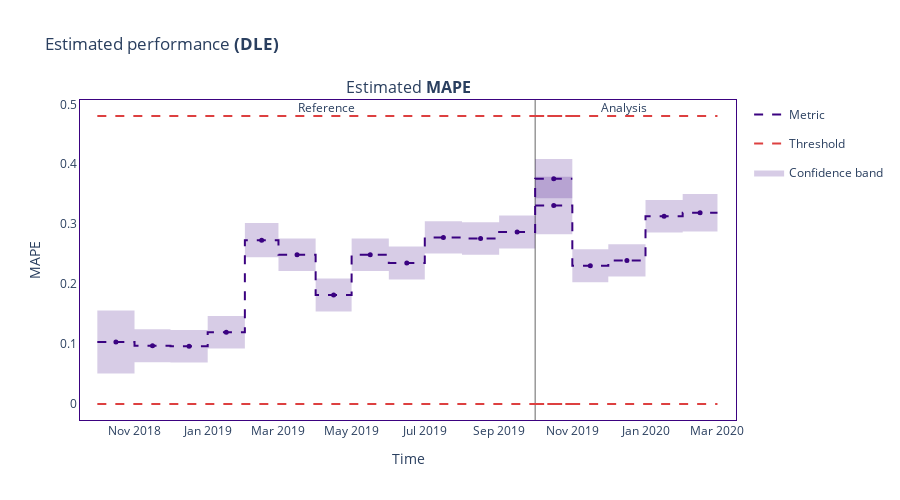

Write notebook code for a chart like this one.
### Code cell
pe_result[99].plot()

### Figure 1 — Plotly figure (JSON) as saved in the notebook; plotly's stock layout.template omitted (floating-point values rounded to 4 significant figures)
{"data": [{"hoverinfo": "skip", "legendgroup": "metric_reference", "line": {"color": "#3b0280", "dash": "dash", "shape": "hv", "width": 2}, "mode": "lines", "name": "Metric", "showlegend": true, "type": "scatter", "x": ["2018-10-01T00:00:00", "2018-11-01T00:00:00", "2018-12-01T00:00:00", "2019-01-01T00:00:00", "2019-02-01T00:00:00", "2019-03-01T00:00:00", "2019-04-01T00:00:00", "2019-05-01T00:00:00", "2019-06-01T00:00:00", "2019-07-01T00:00:00", "2019-08-01T00:00:00", "2019-09-01T00:00:00", "2019-10-01T00:00:00", "2019-10-31T23:59:59.999999999"], "xaxis": "x", "y": [0.1035, 0.09713, 0.0962, 0.1196, 0.2733, 0.2489, 0.1819, 0.2491, 0.2351, 0.278, 0.2762, 0.2871, 0.3759, 0.3759], "yaxis": "y"}, {"customdata": [["Estimated <b>MAPE</b>", "<b style=\"color:#3b0280;line-height:60px\">Reference</b>", "", "2018-10", "From <b>Oct-01-2018</b> to <b>Oct-31-2018</b>", 0.1035, 0.0526], ["Estimated <b>MAPE</b>", "<b style=\"color:#3b0280;line-height:60px\">Reference</b>", "", "2018-11", "From <b>Nov-01-2018</b> to <b>Nov-30-2018</b>", 0.0971, 0.0275], ["Estimated <b>MAPE</b>", "<b style=\"color:#3b0280;line-height:60px\">Reference</b>", "", "2018-12", "From <b>Dec-01-2018</b> to <b>Dec-31-2018</b>", 0.0962, 0.0271], ["Estimated <b>MAPE</b>", "<b style=\"color:#3b0280;line-height:60px\">Reference</b>", "", "2019-01", "From <b>Jan-01-2019</b> to <b>Jan-31-2019</b>", 0.1196, 0.0271], ["Estimated <b>MAPE</b>", "<b style=\"color:#3b0280;line-height:60px\">Reference</b>", "", "2019-02", "From <b>Feb-01-2019</b> to <b>Feb-28-2019</b>", 0.2733, 0.0285], ["Estimated <b>MAPE</b>", "<b style=\"color:#3b0280;line-height:60px\">Reference</b>", "", "2019-03", "From <b>Mar-01-2019</b> to <b>Mar-31-2019</b>", 0.2489, 0.0271], ["Estimated <b>MAPE</b>", "<b style=\"color:#3b0280;line-height:60px\">Reference</b>", "", "2019-04", "From <b>Apr-01-2019</b> to <b>Apr-30-2019</b>", 0.1819, 0.0275], ["Estimated <b>MAPE</b>", "<b style=\"color:#3b0280;line-height:60px\">Reference</b>", "", "2019-05", "From <b>May-01-2019</b> to <b>May-31-2019</b>", 0.2491, 0.0271], ["Estimated <b>MAPE</b>", "<b style=\"color:#3b0280;line-height:60px\">Reference</b>", "", "2019-06", "From <b>Jun-01-2019</b> to <b>Jun-30-2019</b>", 0.2351, 0.0275], ["Estimated <b>MAPE</b>", "<b style=\"color:#3b0280;line-height:60px\">Reference</b>", "", "2019-07", "From <b>Jul-01-2019</b> to <b>Jul-31-2019</b>", 0.278, 0.0271], ["Estimated <b>MAPE</b>", "<b style=\"color:#3b0280;line-height:60px\">Reference</b>", "", "2019-08", "From <b>Aug-01-2019</b> to <b>Aug-31-2019</b>", 0.2762, 0.0271], ["Estimated <b>MAPE</b>", "<b style=\"color:#3b0280;line-height:60px\">Reference</b>", "", "2019-09", "From <b>Sep-01-2019</b> to <b>Sep-30-2019</b>", 0.2871, 0.0275], ["Estimated <b>MAPE</b>", "<b style=\"color:#3b0280;line-height:60px\">Reference</b>", "", "2019-10", "From <b>Oct-01-2019</b> to <b>Oct-31-2019</b>", 0.3759, 0.0328]], "hovertemplate": "%{customdata[1]} &nbsp; &nbsp; %{customdata[2]} <br />Chunk: <b>%{customdata[3]}</b> &nbsp; &nbsp; %{customdata[4]} <br />%{customdata[0]}: <b>%{customdata[5]}</b><br />Confidence band: +/- <b>%{customdata[6]}</b><br /><extra></extra>", "legendgroup": "metric_reference", "line": {"dash": "dash"}, "marker": {"color": "#3b0280", "size": 5, "symbol": "circle"}, "mode": "markers", "name": "Metric", "showlegend": false, "type": "scatter", "x": ["2018-10-16T12:00:00", "2018-11-16T00:00:00", "2018-12-16T12:00:00", "2019-01-16T12:00:00", "2019-02-15T00:00:00", "2019-03-16T12:00:00", "2019-04-16T00:00:00", "2019-05-16T12:00:00", "2019-06-16T00:00:00", "2019-07-16T12:00:00", "2019-08-16T12:00:00", "2019-09-16T00:00:00", "2019-10-16T11:59:59.999999999"], "xaxis": "x", "y": [0.1035, 0.09713, 0.0962, 0.1196, 0.2733, 0.2489, 0.1819, 0.2491, 0.2351, 0.278, 0.2762, 0.2871, 0.3759, 0.3759], "yaxis": "y"}, {"hoverinfo": "skip", "legendgroup": "metric_analysis", "line": {"color": "#3b0280", "dash": "dash", "shape": "hv", "width": 2}, "mode": "lines", "name": "Metric", "showlegend": false, "type": "scatter", "x": ["2019-10-01T00:00:00", "2019-11-01T00:00:00", "2019-12-01T00:00:00", "2020-01-01T00:00:00", "2020-02-01T00:00:00", "2020-02-29T23:59:59.999999999"], "xaxis": "x", "y": [0.3311, 0.2308, 0.2396, 0.3132, 0.3191, 0.3191], "yaxis": "y"}, {"customdata": [["Estimated <b>MAPE</b>", "<b style=\"color:#3b0280;line-height:60px\">Analysis</b>", "", "2019-10", "From <b>Oct-01-2019</b> to <b>Oct-31-2019</b>", 0.3311, 0.0481], ["Estimated <b>MAPE</b>", "<b style=\"color:#3b0280;line-height:60px\">Analysis</b>", "", "2019-11", "From <b>Nov-01-2019</b> to <b>Nov-30-2019</b>", 0.2308, 0.0275], ["Estimated <b>MAPE</b>", "<b style=\"color:#3b0280;line-height:60px\">Analysis</b>", "", "2019-12", "From <b>Dec-01-2019</b> to <b>Dec-31-2019</b>", 0.2396, 0.0271], ["Estimated <b>MAPE</b>", "<b style=\"color:#3b0280;line-height:60px\">Analysis</b>", "", "2020-01", "From <b>Jan-01-2020</b> to <b>Jan-31-2020</b>", 0.3132, 0.0271], ["Estimated <b>MAPE</b>", "<b style=\"color:#3b0280;line-height:60px\">Analysis</b>", "", "2020-02", "From <b>Feb-01-2020</b> to <b>Feb-29-2020</b>", 0.3191, 0.0313]], "hovertemplate": "%{customdata[1]} &nbsp; &nbsp; %{customdata[2]} <br />Chunk: <b>%{customdata[3]}</b> &nbsp; &nbsp; %{customdata[4]} <br />%{customdata[0]}: <b>%{customdata[5]}</b><br />Confidence band: +/- <b>%{customdata[6]}</b><br /><extra></extra>", "legendgroup": "metric_analysis", "line": {"dash": "dash"}, "marker": {"color": "#3b0280", "size": 5, "symbol": "circle"}, "mode": "markers", "name": "Metric", "showlegend": false, "type": "scatter", "x": ["2019-10-16T12:00:00", "2019-11-16T00:00:00", "2019-12-16T12:00:00", "2020-01-16T12:00:00", "2020-02-15T11:59:59.999999999"], "xaxis": "x", "y": [0.3311, 0.2308, 0.2396, 0.3132, 0.3191, 0.3191], "yaxis": "y"}, {"hoverinfo": "skip", "legendgroup": "alert", "marker": {"color": "#DD4040", "size": 8, "symbol": "diamond"}, "mode": "markers", "name": "Alert", "showlegend": true, "type": "scatter", "x": [], "xaxis": "x", "y": [], "yaxis": "y"}, {"hoverinfo": "skip", "legendgroup": "thresh", "line": {"color": "#DD4040", "dash": "dash", "width": 2}, "mode": "lines", "name": "Threshold", "showlegend": true, "type": "scatter", "x": ["2018-10-01T00:00:00", "2018-11-01T00:00:00", "2018-12-01T00:00:00", "2019-01-01T00:00:00", "2019-02-01T00:00:00", "2019-03-01T00:00:00", "2019-04-01T00:00:00", "2019-05-01T00:00:00", "2019-06-01T00:00:00", "2019-07-01T00:00:00", "2019-08-01T00:00:00", "2019-09-01T00:00:00", "2019-10-01T00:00:00", "2019-10-31T23:59:59.999999999"], "xaxis": "x", "y": [0.4805, 0.4805, 0.4805, 0.4805, 0.4805, 0.4805, 0.4805, 0.4805, 0.4805, 0.4805, 0.4805, 0.4805, 0.4805, 0.4805], "yaxis": "y"}, {"hoverinfo": "skip", "legendgroup": "thresh", "line": {"color": "#DD4040", "dash": "dash", "width": 2}, "mode": "lines", "name": "Threshold", "showlegend": false, "type": "scatter", "x": ["2018-10-01T00:00:00", "2018-11-01T00:00:00", "2018-12-01T00:00:00", "2019-01-01T00:00:00", "2019-02-01T00:00:00", "2019-03-01T00:00:00", "2019-04-01T00:00:00", "2019-05-01T00:00:00", "2019-06-01T00:00:00", "2019-07-01T00:00:00", "2019-08-01T00:00:00", "2019-09-01T00:00:00", "2019-10-01T00:00:00", "2019-10-31T23:59:59.999999999"], "xaxis": "x", "y": [0, 0, 0, 0, 0, 0, 0, 0, 0, 0, 0, 0, 0, 0], "yaxis": "y"}, {"hoverinfo": "skip", "legendgroup": "thresh", "line": {"color": "#DD4040", "dash": "dash", "width": 2}, "mode": "lines", "name": "Threshold", "showlegend": false, "type": "scatter", "x": ["2019-10-01T00:00:00", "2019-11-01T00:00:00", "2019-12-01T00:00:00", "2020-01-01T00:00:00", "2020-02-01T00:00:00", "2020-02-29T23:59:59.999999999"], "xaxis": "x", "y": [0.4805, 0.4805, 0.4805, 0.4805, 0.4805, 0.4805], "yaxis": "y"}, {"hoverinfo": "skip", "legendgroup": "thresh", "line": {"color": "#DD4040", "dash": "dash", "width": 2}, "mode": "lines", "name": "Threshold", "showlegend": false, "type": "scatter", "x": ["2019-10-01T00:00:00", "2019-11-01T00:00:00", "2019-12-01T00:00:00", "2020-01-01T00:00:00", "2020-02-01T00:00:00", "2020-02-29T23:59:59.999999999"], "xaxis": "x", "y": [0, 0, 0, 0, 0, 0], "yaxis": "y"}, {"hoverinfo": "skip", "line": {"color": "rgba(0,0,0,0)", "shape": "hv"}, "mode": "lines", "name": "Confidence band", "showlegend": false, "type": "scatter", "x": ["2018-10-01T00:00:00", "2018-11-01T00:00:00", "2018-12-01T00:00:00", "2019-01-01T00:00:00", "2019-02-01T00:00:00", "2019-03-01T00:00:00", "2019-04-01T00:00:00", "2019-05-01T00:00:00", "2019-06-01T00:00:00", "2019-07-01T00:00:00", "2019-08-01T00:00:00", "2019-09-01T00:00:00", "2019-10-01T00:00:00", "2019-10-31T23:59:59.999999999"], "xaxis": "x", "y": [0.1561, 0.1246, 0.1233, 0.1466, 0.3018, 0.2759, 0.2094, 0.2762, 0.2626, 0.3051, 0.3033, 0.3146, 0.4086, 0.4086], "yaxis": "y"}, {"fill": "tonexty", "fillcolor": "rgba(0.23137254901960785, 0.00784313725490196, 0.5019607843137255, 0.2)", "hoverinfo": "skip", "line": {"color": "rgba(0,0,0,0)", "shape": "hv"}, "mode": "lines", "name": "Confidence band", "showlegend": true, "type": "scatter", "x": ["2018-10-01T00:00:00", "2018-11-01T00:00:00", "2018-12-01T00:00:00", "2019-01-01T00:00:00", "2019-02-01T00:00:00", "2019-03-01T00:00:00", "2019-04-01T00:00:00", "2019-05-01T00:00:00", "2019-06-01T00:00:00", "2019-07-01T00:00:00", "2019-08-01T00:00:00", "2019-09-01T00:00:00", "2019-10-01T00:00:00", "2019-10-31T23:59:59.999999999"], "xaxis": "x", "y": [0.05092, 0.06961, 0.06913, 0.09251, 0.2448, 0.2218, 0.1544, 0.222, 0.2076, 0.2509, 0.2491, 0.2596, 0.3431, 0.3431], "yaxis": "y"}, {"hoverinfo": "skip", "line": {"color": "rgba(0,0,0,0)", "shape": "hv"}, "mode": "lines", "name": "Confidence band", "showlegend": false, "type": "scatter", "x": ["2019-10-01T00:00:00", "2019-11-01T00:00:00", "2019-12-01T00:00:00", "2020-01-01T00:00:00", "2020-02-01T00:00:00", "2020-02-29T23:59:59.999999999"], "xaxis": "x", "y": [0.3791, 0.2583, 0.2667, 0.3403, 0.3504, 0.3504], "yaxis": "y"}, {"fill": "tonexty", "fillcolor": "rgba(0.23137254901960785, 0.00784313725490196, 0.5019607843137255, 0.2)", "hoverinfo": "skip", "line": {"color": "rgba(0,0,0,0)", "shape": "hv"}, "mode": "lines", "name": "Confidence band", "showlegend": false, "type": "scatter", "x": ["2019-10-01T00:00:00", "2019-11-01T00:00:00", "2019-12-01T00:00:00", "2020-01-01T00:00:00", "2020-02-01T00:00:00", "2020-02-29T23:59:59.999999999"], "xaxis": "x", "y": [0.283, 0.2033, 0.2125, 0.2861, 0.2878, 0.2878], "yaxis": "y"}], "layout": {"annotations": [{"font": {"size": 16}, "showarrow": false, "text": "Estimated <b>MAPE</b>", "x": 0.5, "xanchor": "center", "xref": "paper", "y": 1, "yanchor": "bottom", "yref": "paper"}, {"showarrow": false, "text": "Reference", "x": "2019-04-01T11:04:36.923076864", "xref": "x", "xshift": 10, "y": 1.01, "yref": "y domain"}, {"showarrow": false, "text": "Analysis", "x": "2019-12-01T09:36:00", "xref": "x", "xshift": 15, "y": 1.01, "yref": "y domain"}], "height": 500, "hoverlabel": {"bgcolor": "white", "font": {"size": 14}}, "legend": {"itemclick": false, "itemdoubleclick": false, "traceorder": "grouped"}, "paper_bgcolor": "rgba(255,255,255,1)", "plot_bgcolor": "rgba(255,255,255,1)", "shapes": [{"layer": "below", "line": {"color": "#666666", "width": 1}, "type": "line", "x0": "2019-10-01T00:00:00", "x1": "2019-10-01T00:00:00", "xref": "x", "y0": 0, "y1": 1, "yref": "y domain"}], "title": {"text": "Estimated performance <b>(DLE)</b>"}, "xaxis": {"anchor": "y", "domain": [0, 1], "linecolor": "#3b0280", "matches": "x", "mirror": true, "showgrid": false, "title": {"text": "Time"}, "zeroline": false}, "yaxis": {"anchor": "x", "domain": [0, 1], "linecolor": "#3b0280", "mirror": true, "showgrid": false, "title": {"text": "MAPE"}, "zeroline": false}}}
